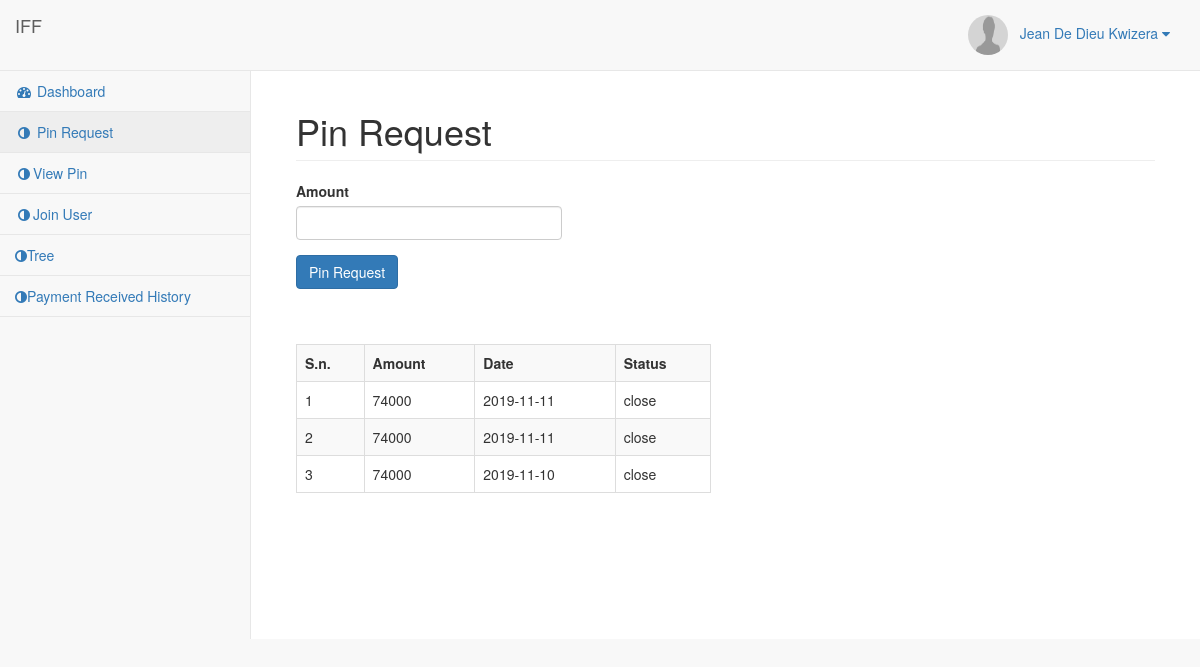
/pin-request.php (signed in), run on an earlier commit of the app's database.
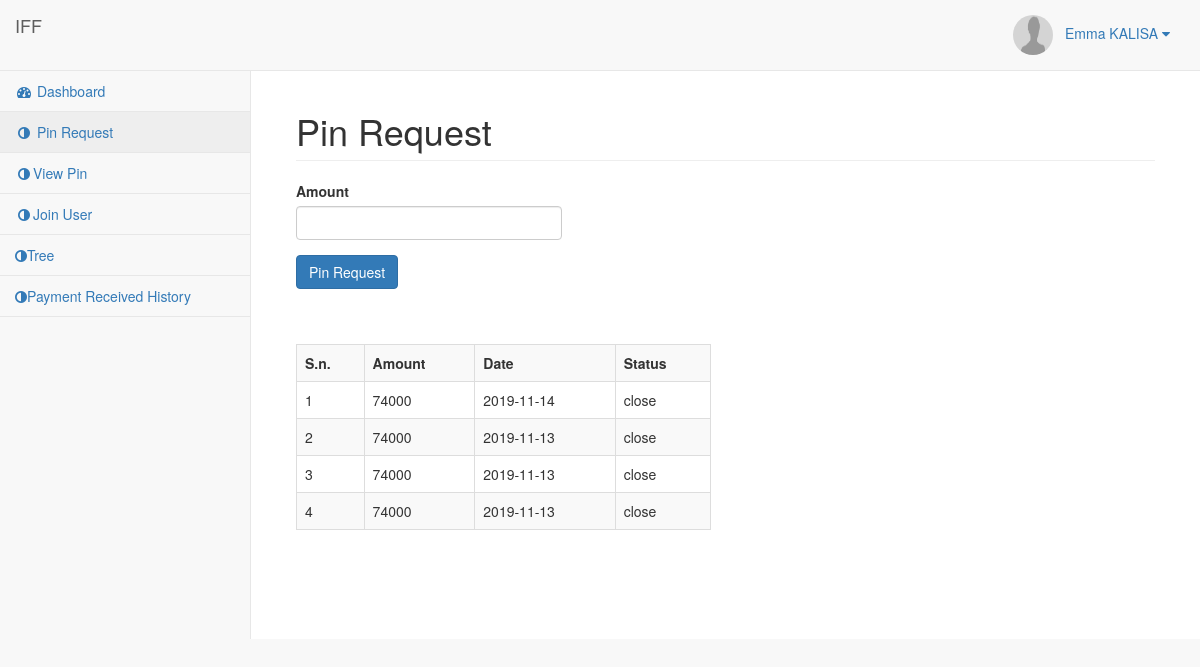
And on a later commit of the database.
### tables this page shows
CREATE TABLE `user` (
  `id` int(11) NOT NULL,
  `userident` int(11) NOT NULL,
  `Names` varchar(50) NOT NULL,
  `NationalID` bigint(50) NOT NULL,
  `password` varchar(30) NOT NULL,
  `mobile` varchar(12) NOT NULL,
  `address` text NOT NULL,
  `under_userpin` varchar(50) DEFAULT '',
  `side` enum('left','right') NOT NULL,
  `date` date NOT NULL,
  `user_status` varchar(100) NOT NULL,
  `picture` varchar(200) NOT NULL
);

CREATE TABLE `pin_request` (
  `id` int(11) NOT NULL,
  `userident` int(11) NOT NULL,
  `amount` int(11) NOT NULL,
  `date` date NOT NULL,
  `status` enum('open','close') NOT NULL DEFAULT 'open'
);

### pin-request.php (the view, shortened to what this page needs)
<?php
require('php-includes/connect.php');
$userident = $_SESSION['userident'];
$pin = $_SESSION['userident'];
?>
<!DOCTYPE html>
<html lang="en">
<head>
    <link href="vendor/bootstrap/css/bootstrap.min.css" rel="stylesheet">
    <link href="vendor/metisMenu/metisMenu.min.css" rel="stylesheet">
    <link href="dist/css/sb-admin-2.css" rel="stylesheet">
    <link href="vendor/font-awesome/css/font-awesome.min.css" rel="stylesheet" type="text/css">
</head>
<body>
    <div id="wrapper">
        <?php include('php-includes/menu.php'); ?>
        <div id="page-wrapper">
            <div class="container-fluid">
                <div class="row">
                    <div class="col-lg-12">
                        <h1 class="page-header">Pin Request</h1>
                    </div>
                </div>
                <div class="row">
                	<div class="col-lg-4">
                    	<form method="get">
                        	<div class="form-group">
                            	<label>Amount</label>
                                <input type="text" name="amount" class="form-control" required>
                            </div>
                            <div class="form-group">
                            	<input type="submit" name="pin_request" class="btn btn-primary" value="Pin Request">
                            </div>
                        </form>
                    </div>
                </div>
                <div class="row">
                	<div class="col-lg-6">
                    	<br><br>
                    	<table class="table table-bordered table-striped">
                        	<tr>
                            	<th>S.n.</th>
                                <th>Amount</th>
                                <th>Date</th>
                                <th>Status</th>
                            </tr>
                            <?php
							$i=1;
							$query = mysqli_query($con,"select * from pin_request where userident='$pin' order by id desc");
							if(mysqli_num_rows($query)>0){
								while($row=mysqli_fetch_array($query)){
									$amount = $row['amount'];
									$date = $row['date'];
									$status = $row['status'];
								?>
                                	<tr>
                                    	<td><?php echo $i; ?></td>
                                        <td><?php echo $amount; ?></td>
                                        <td><?php echo $date; ?></td>
                                        <td><?php echo $status; ?></td>
                                    </tr>
                                <?php
									$i++;
								}
							}
							else{
							?>
                            	<tr>
                                	<td colspan="4">You have no pin request yet.</td>
                                </tr>
                            <?php
							}
							?>
                        </table>
                    </div>
                </div>
            </div>
        </div>
    </div>
</body>
</html>

### php-includes/menu.php (shortened to what this page needs)
<?php
include('php-includes/connect.php');
$query = mysqli_query($con,"select * from user where userident='$userident'");
$result = mysqli_fetch_array($query);
?>
<nav class="navbar navbar-default navbar-static-top" role="navigation" style="margin-bottom: 0">
            <div class="navbar-header">
                <a class="navbar-brand" href="#">IFF</a>
            </div>
            <ul class="nav navbar-top-links navbar-right">
                <li class="dropdown">
                    <a class="dropdown-toggle" data-toggle="dropdown" href="#">
                    <img src="uploads/<?php echo  $result['picture']; ?>" class="user-image" alt="User Image" style="border-radius: 50%;" width="40px" height="40px"></i>&nbsp;&nbsp;&nbsp;<?php echo $result['Names']?> <i class="fa fa-caret-down"></i>
                    </a>
                </li>
            </ul>
            <br/>
            <div class="navbar-default sidebar" role="navigation">
                <div class="sidebar-nav navbar-collapse">
                    <ul class="nav" id="side-menu">
                        <li>
                            <a href="home.php"><i class="fa fa-dashboard fa-fw"></i> Dashboard</a>
                        </li>
                        <li>
                            <a href="pin-request.php"><i class="fa fa-adjust fa-fw"></i> Pin Request</a>
                        </li>
                        <li>
                            <a href="pin.php"><i class="fa fa-adjust fa-fw"></i>View Pin</a>
                        </li>
                        <li>
                            <a href="join.php"><i class="fa fa-adjust fa-fw"></i>Join User</a>
                        </li>
                        <li>
                            <a href="tree.php"><i class="fa fa-adjust fa-hub"></i>Tree</a>
                        </li>
						<li>
                            <a href="payment-received-history.php"><i class="fa fa-adjust fa-hub"></i>Payment Received History</a>
                        </li>
                    </ul>
                </div>
            </div>
        </nav>

What changed in the data, as far as the page shows it:
removed pin_request: amount "74000", date "2019-11-11", status "close"
removed pin_request: amount "74000", date "2019-11-11", status "close"
removed pin_request: amount "74000", date "2019-11-10", status "close"
changed user: Names "Jean De Dieu Kwizera" → "Emma KALISA"
added pin_request: amount "74000", date "2019-11-14", status "close"
added pin_request: amount "74000", date "2019-11-13", status "close"
added pin_request: amount "74000", date "2019-11-13", status "close"
added pin_request: amount "74000", date "2019-11-13", status "close"
